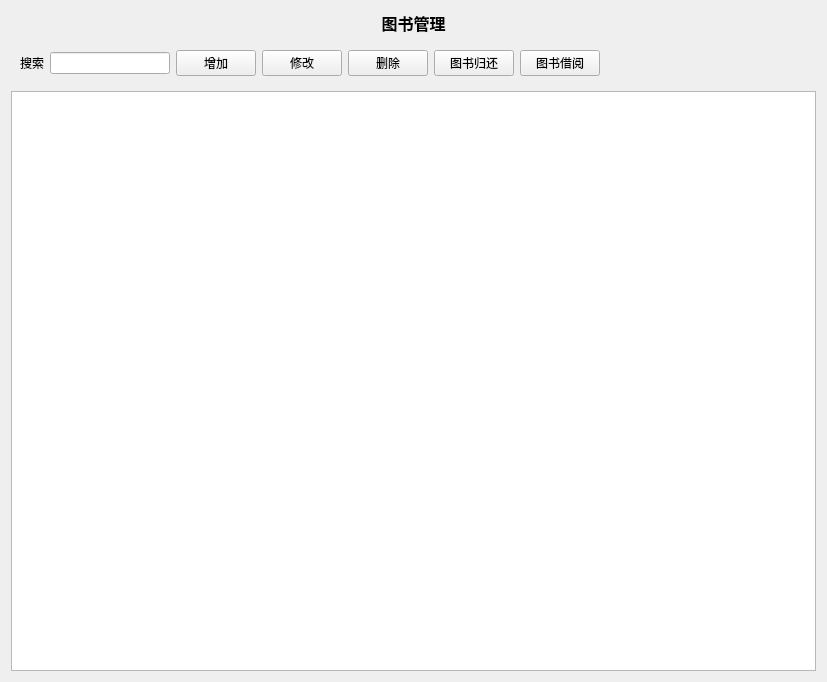
<?xml version="1.0" encoding="UTF-8"?>
<ui version="4.0">
 <class>Bookmgr</class>
 <widget class="QWidget" name="Bookmgr">
  <property name="geometry">
   <rect>
    <x>0</x>
    <y>0</y>
    <width>827</width>
    <height>682</height>
   </rect>
  </property>
  <property name="windowTitle">
   <string>Form</string>
  </property>
  <layout class="QGridLayout" name="gridLayout_2">
   <item row="1" column="0">
    <widget class="QWidget" name="widget" native="true">
     <layout class="QGridLayout" name="gridLayout">
      <item row="0" column="2">
       <widget class="QPushButton" name="btnadd">
        <property name="text">
         <string>增加</string>
        </property>
       </widget>
      </item>
      <item row="0" column="7">
       <spacer name="horizontalSpacer">
        <property name="orientation">
         <enum>Qt::Orientation::Horizontal</enum>
        </property>
        <property name="sizeHint" stdset="0">
         <size>
          <width>34</width>
          <height>20</height>
         </size>
        </property>
       </spacer>
      </item>
      <item row="0" column="6">
       <widget class="QPushButton" name="btnborrow">
        <property name="text">
         <string>图书借阅</string>
        </property>
       </widget>
      </item>
      <item row="0" column="0">
       <widget class="QLabel" name="selectlable">
        <property name="text">
         <string>搜索</string>
        </property>
        <property name="alignment">
         <set>Qt::AlignmentFlag::AlignRight|Qt::AlignmentFlag::AlignTrailing|Qt::AlignmentFlag::AlignVCenter</set>
        </property>
       </widget>
      </item>
      <item row="0" column="3">
       <widget class="QPushButton" name="btnchange">
        <property name="text">
         <string>修改</string>
        </property>
       </widget>
      </item>
      <item row="0" column="1">
       <widget class="QLineEdit" name="selectEdit">
        <property name="maximumSize">
         <size>
          <width>120</width>
          <height>16777215</height>
         </size>
        </property>
       </widget>
      </item>
      <item row="0" column="4">
       <widget class="QPushButton" name="btndelete">
        <property name="text">
         <string>删除</string>
        </property>
       </widget>
      </item>
      <item row="0" column="5">
       <widget class="QPushButton" name="btnreturn">
        <property name="text">
         <string>图书归还</string>
        </property>
       </widget>
      </item>
     </layout>
    </widget>
   </item>
   <item row="2" column="0">
    <widget class="QTableView" name="booktableView"/>
   </item>
   <item row="0" column="0">
    <widget class="QLabel" name="titlelabel">
     <property name="text">
      <string>&lt;html&gt;&lt;head/&gt;&lt;body&gt;&lt;p&gt;&lt;span style=&quot; font-size:12pt; font-weight:700;&quot;&gt;图书管理&lt;/span&gt;&lt;/p&gt;&lt;/body&gt;&lt;/html&gt;</string>
     </property>
     <property name="alignment">
      <set>Qt::AlignmentFlag::AlignCenter</set>
     </property>
    </widget>
   </item>
  </layout>
 </widget>
 <resources/>
 <connections/>
</ui>
